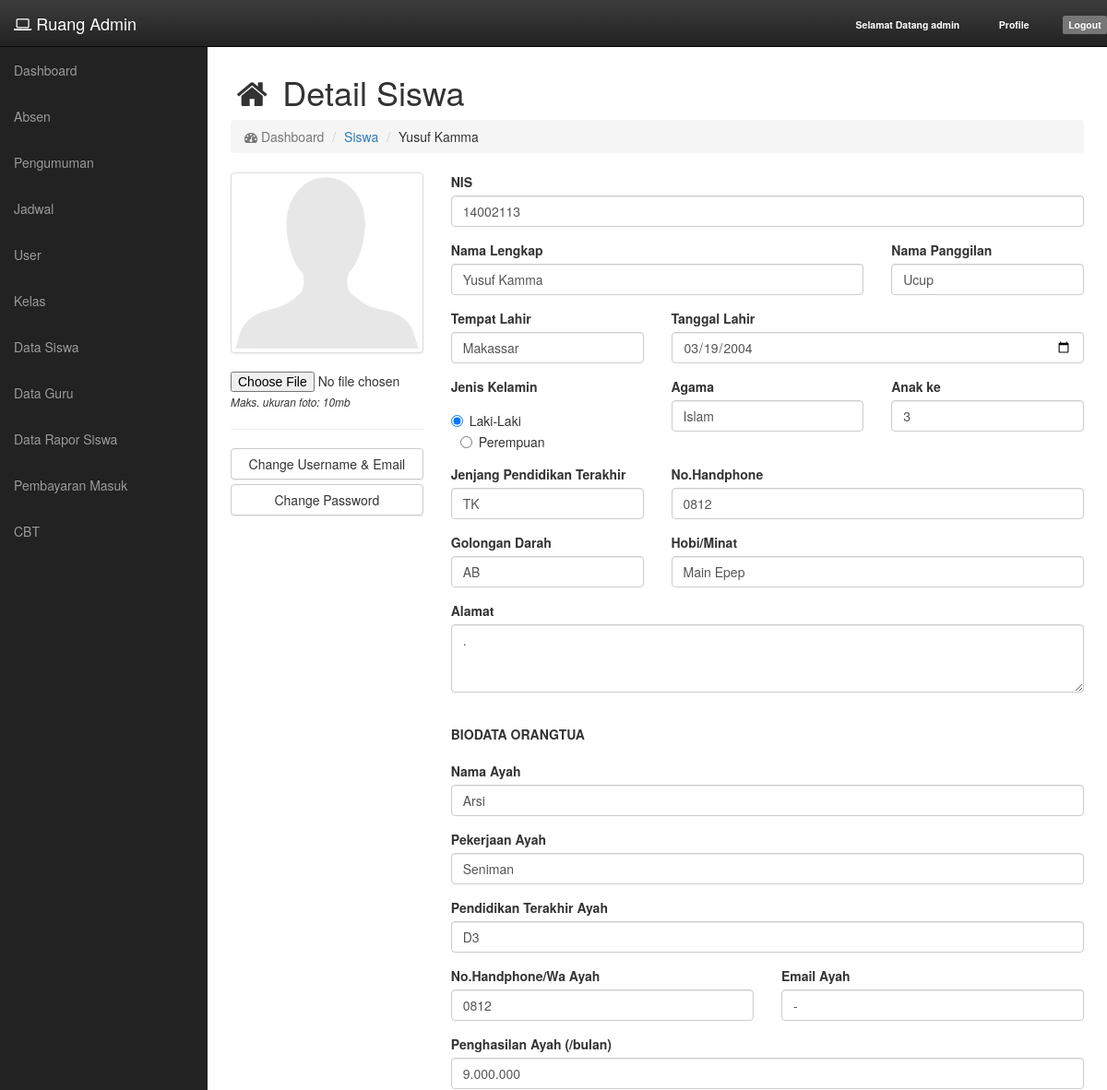
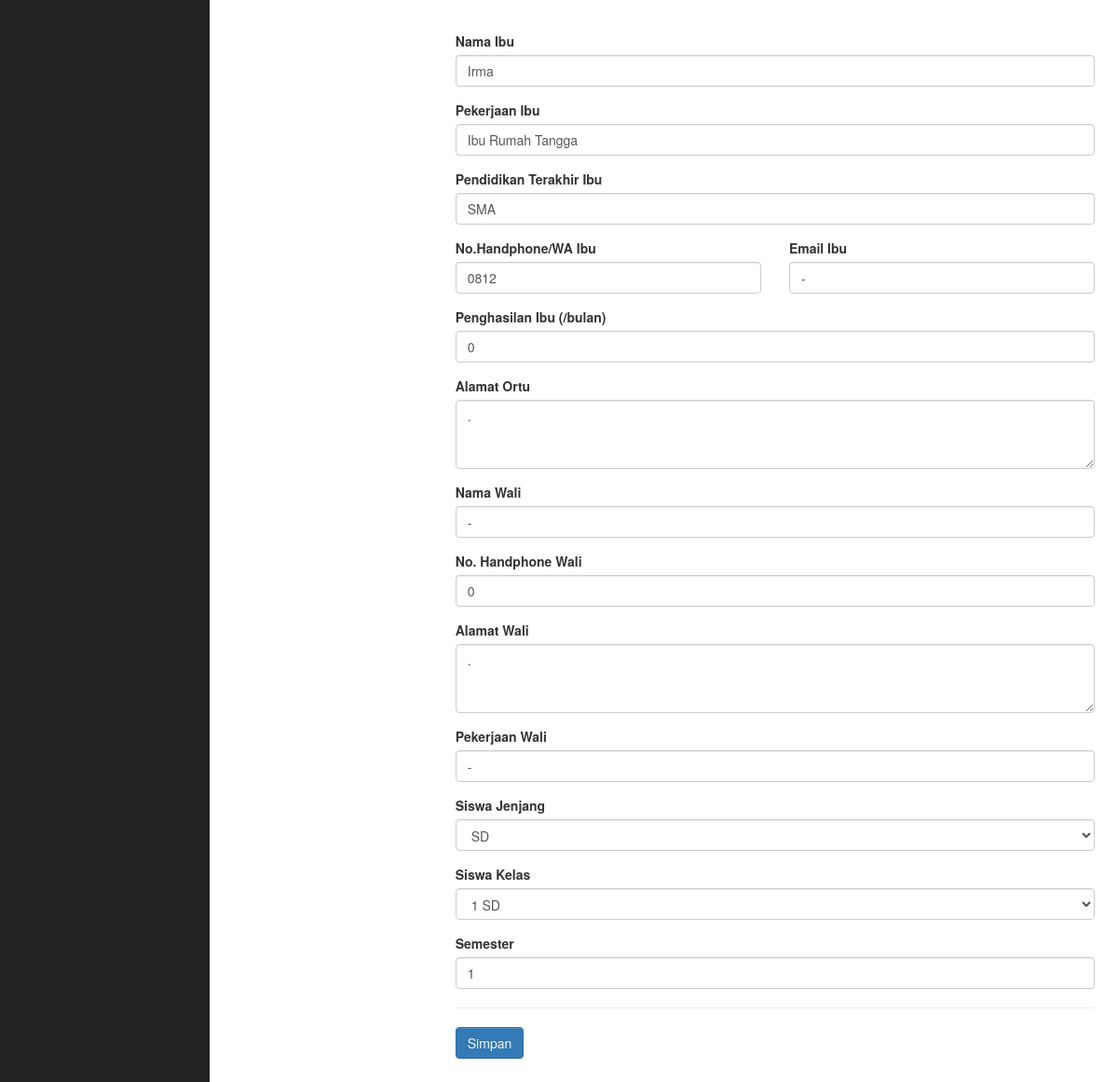
Screenshot of /siswa/detail/1 (signed in) with the database file from the repository (2 pictures, top to bottom).
### tables this page shows
CREATE TABLE `tb_siswa` (
  `siswa_id` int(11) NOT NULL,
  `siswa_nis` varchar(255) DEFAULT NULL,
  `siswa_nama` varchar(255) DEFAULT NULL,
  `siswa_nama_panggilan` varchar(255) DEFAULT '-',
  `siswa_tmp_lahir` varchar(255) DEFAULT NULL,
  `siswa_tgl_lahir` date DEFAULT NULL,
  `siswa_jenis_kelamin` int(11) DEFAULT NULL,
  `siswa_agama` varchar(255) DEFAULT NULL,
  `siswa_anak_ke` int(11) DEFAULT NULL,
  `siswa_alamat` text,
  `siswa_nohp` varchar(125) DEFAULT '-',
  `siswa_jenjang_terakhir` varchar(125) DEFAULT '-',
  `siswa_gol_darah` varchar(125) DEFAULT '-',
  `siswa_hobi` varchar(125) DEFAULT '-',
  `siswa_nama_ayah` varchar(255) DEFAULT NULL,
  `siswa_nama_ibu` varchar(255) DEFAULT NULL,
  `siswa_alamat_ortu` text,
  `siswa_nohp_ortu` varchar(255) DEFAULT NULL,
  `siswa_pekerjaan_ayah` varchar(255) DEFAULT NULL,
  `siswa_pekerjaan_ibu` varchar(255) DEFAULT NULL,
  `siswa_pend_terakhir_ayah` varchar(125) DEFAULT '-',
  `siswa_pend_terakhir_ibu` varchar(125) DEFAULT '-',
  `siswa_nohp_ayah` varchar(125) DEFAULT '-',
  `siswa_nohp_ibu` varchar(125) DEFAULT '-',
  `siswa_email_ayah` varchar(125) DEFAULT '-',
  `siswa_email_ibu` varchar(125) DEFAULT '-',
  `siswa_penghasilan_ayah` varchar(125) DEFAULT '0',
  `siswa_penghasilan_ibu` varchar(125) DEFAULT '0',
  `siswa_nama_wali` varchar(255) DEFAULT NULL,
  `siswa_nohp_wali` varchar(255) DEFAULT NULL,
  `siswa_alamat_wali` text,
  `siswa_pekerjaan_wali` varchar(255) DEFAULT NULL,
  `siswa_jenjang` int(11) DEFAULT NULL,
  `siswa_kelas` int(11) DEFAULT NULL,
  `siswa_semester` varchar(255) DEFAULT NULL,
  `siswa_foto` varchar(255) DEFAULT NULL,
  `siswa_uid` int(11) DEFAULT NULL
);

CREATE TABLE `tb_jenjang` (
  `jenjang_id` int(11) NOT NULL,
  `jenjang_nama` varchar(255) DEFAULT NULL
);

CREATE TABLE `tb_kelas` (
  `kelas_id` int(11) NOT NULL,
  `kelas_jenjang` int(11) DEFAULT NULL,
  `kelas_tingkat` int(11) DEFAULT NULL,
  `kelas_jurusan` int(11) DEFAULT NULL,
  `kelas_nama` varchar(128) DEFAULT NULL
);

### app/views/siswa/v_detail_siswa.php (the view, shortened to what the rows shown need)
<?php if ($_SESSION['role'] == 1) { ?>
<div id="page-wrapper">
    <div class="container-fluid">
        <div class="row">
			<div class="col-md-12">
				<h1><i class="fa fa-home fa-fw"></i> Detail Siswa</h1>
				<ol class="breadcrumb">
	                <li class="active">
	                    <i class="fa fa-dashboard"></i> Dashboard
	                </li>
                    <li><a href="<?php echo base_url(); ?>siswa">Siswa</a></li>
                    <li><?php echo $data['siswa']->siswa_nama; ?></li>
                </ol>
			</div>
		</div>
<?php } ?>
		<div class="row">
			<div class="col-md-12"><?php Flash::flash_message(); ?></div>
		</div>
		<div class="row justify-content-center">
			<div class="col-md-3">
				<form action="<?php echo base_url(); ?>siswa/add_update" method="post" enctype="multipart/form-data" style="width: 100%">
				<img src="<?php echo base_url(); ?>uploads/profile/<?php echo (isset($data['siswa']->siswa_foto) ? $data['siswa']->siswa_foto : 'user-default.png'); ?>" alt="" class="img-responsive thumbnail" width="100%">
				<input type="file" name="siswa_foto" value="<?php echo (isset($data['siswa']->siswa_foto) ? (!is_null($data['siswa']->siswa_foto) ? $data['siswa']->siswa_foto : '') : ''); ?>">
				<p><small><i>Maks. ukuran foto: 10mb</i></small></p>
				<hr>
				<button type="button" class="btn btn-default btn-block" data-toggle="modal" data-target="#changeUseremail">Change Username & Email</button>
				<button type="button" class="btn btn-default btn-block" data-toggle="modal" data-target="#changePassword">Change Password</button>
			</div>
			<div class="col-md-9">
				<div class="form-group">
					<label>NIS</label>
					<input type="text" name="siswa_nis" class="form-control" placeholder="NIS" value="<?php echo (isset($data['siswa']->siswa_nis) ?  $data['siswa']->siswa_nis : '' ); ?>" required>
				</div>
				<div class="row">
					<div class="col-md-8">
						<div class="form-group">
							<label>Nama Lengkap</label>
							<input type="text" name="siswa_nama" class="form-control" placeholder="Nama Lengkap" value="<?php echo (isset($data['siswa']->siswa_nama) ? $data['siswa']->siswa_nama : '' ); ?>" required>
						</div>
					</div>
					<div class="col-md-4">
						<div class="form-group">
							<label>Nama Panggilan</label>
							<input type="text" name="siswa_nama_panggilan" class="form-control" placeholder="Nama Panggilan" value="<?php echo (isset($data['siswa']->siswa_nama_panggilan) ? $data['siswa']->siswa_nama_panggilan : '' ); ?>" required>
						</div>
					</div>
				</div>
				<div class="row">
					<div class="col-md-4">
						<div class="form-group">
							<label>Tempat Lahir</label>
							<input type="text" name="siswa_tmp_lahir" class="form-control" placeholder="Tempat Lahir" value="<?php echo (isset($data['siswa']->siswa_tmp_lahir) ? $data['siswa']->siswa_tmp_lahir : '' ); ?>" required>
						</div>
					</div>
					<div class="col-md-8">
						<div class="form-group">
							<label>Tanggal Lahir</label>
							<input type="date" name="siswa_tgl_lahir" class="form-control" placeholder="Tanggal Lahir" value="<?php echo (isset($data['siswa']->siswa_tgl_lahir) ? $data['siswa']->siswa_tgl_lahir : '' ); ?>" required>
						</div>
					</div>
				</div>
				<div class="row">
					<div class="col-md-4">
						<div class="form-group">
							<label>Jenis Kelamin</label>
							<div class="radio">
							 	<label class="radio-inline" style="width: auto; margin-right: 20px;"><input type="radio" name="siswa_jenis_kelamin" id="laki" value="1" <?php echo (isset($data['siswa']->siswa_jenis_kelamin) ? ($data['siswa']->siswa_jenis_kelamin == 1 ?  'checked' : '') : '' ); ?>>Laki-Laki</label>
								<label class="radio-inline" style="width: auto; margin-right: 20px;"><input type="radio" name="siswa_jenis_kelamin" id="perempuan" value="2" <?php echo (isset($data['siswa']->siswa_jenis_kelamin) ? ($data['siswa']->siswa_jenis_kelamin == 2 ?  'checked' : '') : '' ); ?>>Perempuan</label>
							</div>
						</div>
					</div>
					<div class="col-md-4">
						<div class="form-group">
							<label>Agama</label>
							<input type="text" name="siswa_agama" class="form-control" placeholder="Agama" value="<?php echo (isset($data['siswa']->siswa_agama) ? $data['siswa']->siswa_agama : '' ); ?>" required>
						</div>
					</div>
					<div class="col-md-4">
						<div class="form-group">
							<label>Anak ke</label>
							<input type="text" name="siswa_anak_ke" class="form-control" placeholder="Anak ke" value="<?php echo (isset($data['siswa']->siswa_anak_ke) ? $data['siswa']->siswa_anak_ke : '' ); ?>" required>
						</div>
					</div>
				</div>
				<div class="row">
					<div class="col-md-4">
						<div class="form-group">
							<label>Jenjang Pendidikan Terakhir</label>
							<input type="text" name="siswa_jenjang_terakhir" class="form-control" placeholder="Jenjang Pendidikan Terakhir" value="<?php echo (isset($data['siswa']->siswa_jenjang_terakhir) ? $data['siswa']->siswa_jenjang_terakhir : '' ); ?>" required>
						</div>
					</div>
					<div class="col-md-8">
						<div class="form-group">
							<label>No.Handphone</label>
							<input type="text" name="siswa_nohp" class="form-control" placeholder="No.Handphone" value="<?php echo (isset($data['siswa']->siswa_nohp) ? $data['siswa']->siswa_nohp : '' ); ?>" required>
						</div>
					</div>
				</div>
				<div class="row">
					<div class="col-md-4">
						<div class="form-group">
							<label>Golongan Darah</label>
							<input type="text" name="siswa_gol_darah" class="form-control" placeholder="Golongan Darah" value="<?php echo (isset($data['siswa']->siswa_gol_darah) ? $data['siswa']->siswa_gol_darah : '' ); ?>" required>
						</div>
					</div>
					<div class="col-md-8">
						<div class="form-group">
							<label>Hobi/Minat</label>
							<input type="text" name="siswa_hobi" class="form-control" placeholder="Hobi Minat" value="<?php echo (isset($data['siswa']->siswa_hobi) ? $data['siswa']->siswa_hobi : '' ); ?>" required>
						</div>
					</div>
				</div>
				<div class="form-group">
					<label>Alamat</label>
					<textarea name="siswa_alamat" id="" cols="30" rows="3" class="form-control" placeholder="Alamat" required><?php echo (isset($data['siswa']->siswa_alamat) ? $data['siswa']->siswa_alamat : '' ); ?></textarea>
				</div>
				<br>
				<div class="form-group">
					<label>BIODATA ORANGTUA</label>
				</div>
				<div class="form-group">
					<label>Nama Ayah</label>
					<input type="text" name="siswa_nama_ayah" class="form-control" placeholder="Nama Ayah" value="<?php echo (isset($data['siswa']->siswa_nama_ayah) ? $data['siswa']->siswa_nama_ayah : '' ); ?>" required>
				</div>
				<div class="form-group">
					<label>Pekerjaan Ayah</label>
					<input type="text" name="siswa_pekerjaan_ayah" class="form-control" placeholder="Pekerjaan Ayah" value="<?php echo (isset($data['siswa']->siswa_pekerjaan_ayah) ? $data['siswa']->siswa_pekerjaan_ayah : '' ); ?>" required>
				</div>
				<div class="form-group">
					<label>Pendidikan Terakhir Ayah</label>
					<input type="text" name="siswa_pend_terakhir_ayah" class="form-control" placeholder="Pendidikan Terakhir Ayah" value="<?php echo (isset($data['siswa']->siswa_pend_terakhir_ayah) ? $data['siswa']->siswa_pend_terakhir_ayah : '' ); ?>" required>
				</div>
				<div class="row">
					<div class="col-md-6">
						<div class="form-group">
							<label>No.Handphone/Wa Ayah</label>
							<input type="text" name="siswa_nohp_ayah" class="form-control" placeholder="No.Handphone/Wa Ayah" value="<?php echo (isset($data['siswa']->siswa_nohp_ayah) ? $data['siswa']->siswa_nohp_ayah : '' ); ?>" required>
						</div>
					</div>
					<div class="col-md-6">
						<div class="form-group">
							<label>Email Ayah</label>
							<input type="text" name="siswa_email_ayah" class="form-control" placeholder="Email Ayah" value="<?php echo (isset($data['siswa']->siswa_email_ayah) ? $data['siswa']->siswa_email_ayah : '' ); ?>" required>
						</div>
					</div>
				</div>
				<div class="form-group">
					<label>Penghasilan Ayah (/bulan)</label>
					<input type="text" name="siswa_penghasilan_ayah" class="form-control" placeholder="Penghasilan Ayah (/bulan)" value="<?php echo (isset($data['siswa']->siswa_penghasilan_ayah) ? $data['siswa']->siswa_penghasilan_ayah : '' ); ?>" required>
				</div>
				<br>
				<div class="form-group">
					<label>Nama Ibu</label>
					<input type="text" name="siswa_nama_ibu" class="form-control" placeholder="Nama Ibu" value="<?php echo (isset($data['siswa']->siswa_nama_ibu) ? $data['siswa']->siswa_nama_ibu : '' ); ?>" required>
				</div>
				<div class="form-group">
					<label>Pekerjaan Ibu</label>
					<input type="text" name="siswa_pekerjaan_ibu" class="form-control" placeholder="Pekerjaan Ibu" value="<?php echo (isset($data['siswa']->siswa_pekerjaan_ibu) ? $data['siswa']->siswa_pekerjaan_ibu : '' ); ?>" required>
				</div>
				<div class="form-group">
					<label>Pendidikan Terakhir Ibu</label>
					<input type="text" name="siswa_pend_terakhir_ibu" class="form-control" placeholder="Pendidikan Terakhir Ibu" value="<?php echo (isset($data['siswa']->siswa_pend_terakhir_ibu) ? $data['siswa']->siswa_pend_terakhir_ibu : '' ); ?>" required>
				</div>
				<div class="row">
					<div class="col-md-6">
						<div class="form-group">
							<label>No.Handphone/WA Ibu</label>
							<input type="text" name="siswa_nohp_ibu" class="form-control" placeholder="No.Handphone/WA Ibu" value="<?php echo (isset($data['siswa']->siswa_nohp_ibu) ? $data['siswa']->siswa_nohp_ibu : '' ); ?>" required>
						</div>
					</div>
					<div class="col-md-6">
						<div class="form-group">
							<label>Email Ibu</label>
							<input type="text" name="siswa_email_ibu" class="form-control" placeholder="Email Ibu" value="<?php echo (isset($data['siswa']->siswa_email_ibu) ? $data['siswa']->siswa_email_ibu : '' ); ?>" required>
						</div>
					</div>
				</div>
				<div class="form-group">
					<label>Penghasilan Ibu (/bulan)</label>
					<input type="text" name="siswa_penghasilan_ibu" class="form-control" placeholder="Penghasilan Ibu (/bulan)" value="<?php echo (isset($data['siswa']->siswa_penghasilan_ibu) ? $data['siswa']->siswa_penghasilan_ibu : '' ); ?>" required>
				</div>
				<div class="form-group">
					<label>Alamat Ortu</label>
					<textarea name="siswa_alamat_ortu" id="" cols="30" rows="3" class="form-control" placeholder="Alamat Ortu" required><?php echo (isset($data['siswa']->siswa_alamat_ortu) ? $data['siswa']->siswa_alamat_ortu : '' ); ?></textarea>
				</div>
				<div class="form-group">
					<label>Nama Wali</label>
					<input type="text" name="siswa_nama_wali" class="form-control" placeholder="Nama Wali" value="<?php echo (isset($data['siswa']->siswa_nama_wali) ? $data['siswa']->siswa_nama_wali : '' ); ?>" required>
				</div>
				<div class="form-group">
					<label>No. Handphone Wali</label>
					<input type="text" name="siswa_nohp_wali" class="form-control" placeholder="No. Handphone Wali" value="<?php echo (isset($data['siswa']->siswa_nohp_wali) ? $data['siswa']->siswa_nohp_wali : '' ); ?>" required>
				</div>
				<div class="form-group">
					<label>Alamat Wali</label>
					<textarea name="siswa_alamat_wali" id="" cols="30" rows="3" class="form-control" placeholder="Alamat Wali" required><?php echo (isset($data['siswa']->siswa_alamat_wali) ? $data['siswa']->siswa_alamat_wali : '' ); ?></textarea>
				</div>
				<div class="form-group">
					<label>Pekerjaan Wali</label>
					<input type="text" name="siswa_pekerjaan_wali" class="form-control" placeholder="Pekerjaan Wali" value="<?php echo (isset($data['siswa']->siswa_pekerjaan_wali) ? $data['siswa']->siswa_pekerjaan_wali : '' ); ?>" required>
				</div>
				<div class="form-group">
					<label>Siswa Jenjang</label>
					<select name="siswa_jenjang" class="form-control" id="">
						<?php foreach($data['jenjang'] as $key => $jenjang) : ?>
							<option value="<?php echo $jenjang['jenjang_id']; ?>" <?php echo (isset($data['siswa']->siswa_jenjang) ? ($data['siswa']->siswa_jenjang == $jenjang['jenjang_id'] ?  'selected' : '') : '' ); ?>><?php echo $jenjang['jenjang_nama']; ?></option>
						<?php endforeach; ?>
					</select>
				</div>
				<div class="form-group">
					<label>Siswa Kelas</label>
					<select name="siswa_kelas" class="form-control" id="">
						<?php foreach($data['kelas'] as $key => $kelas) : ?>
							<option value="<?php echo $kelas['kelas_id']; ?>" <?php echo (isset($data['siswa']->siswa_kelas) ? ($data['siswa']->siswa_kelas == $kelas['kelas_id'] ?  'selected' : '') : '' ); ?>><?php echo $kelas['kelas_nama']; ?></option>
						<?php endforeach; ?>
					</select>
				</div>
				<div class="form-group">
					<label>Semester</label>
					<input type="text" name="siswa_semester" class="form-control" placeholder="Semester" value="<?php echo (isset($data['siswa']->siswa_semester) ? $data['siswa']->siswa_semester : '' ); ?>" required>
				</div>
				<hr>
				<div class="form-group">
					<input type="submit" class="btn btn-primary" value="Simpan">
				</div>
			</div>
		</div>
	</div>
<?php if ($_SESSION['role'] == 1) { ?>
    </div>
<?php } else { ?>
</section>
<?php } ?>

### rows the page displays
tb_siswa: siswa_nama "Yusuf Kamma", siswa_foto (placeholder picture), siswa_nis "14002113", siswa_nama_panggilan "Ucup", siswa_tmp_lahir "Makassar", siswa_tgl_lahir "03/19/2004", siswa_jenis_kelamin "☑ Laki-Laki", siswa_jenis_kelamin "☐ Perempuan", siswa_agama "Islam", siswa_anak_ke "3", siswa_jenjang_terakhir "TK", siswa_nohp "0812", siswa_gol_darah "AB", siswa_hobi "Main Epep", siswa_alamat ".", siswa_nama_ayah "Arsi", siswa_pekerjaan_ayah "Seniman", siswa_pend_terakhir_ayah "D3", siswa_nohp_ayah "0812", siswa_email_ayah "-", siswa_penghasilan_ayah "9.000.000", siswa_nama_ibu "Irma", siswa_pekerjaan_ibu "Ibu Rumah Tangga", siswa_pend_terakhir_ibu "SMA", siswa_nohp_ibu "0812", siswa_email_ibu "-", siswa_penghasilan_ibu "0", siswa_alamat_ortu ".", siswa_nama_wali "-", siswa_nohp_wali "0", siswa_alamat_wali ".", siswa_pekerjaan_wali "-", siswa_jenjang "SD", siswa_kelas "1 SD", siswa_semester "1"

### other values shown
$_SESSION['username'] "admin"
